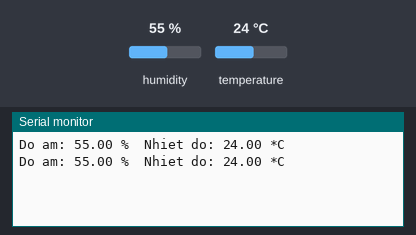
A sketch run on a simulated ESP32. On the bench: the last lines printed to the serial monitor. The test bench sets the inputs (shaded band); at power-on: humidity 55 %, temperature 24 °C.

Above: at 4.8 s.
4.9 s: humidity set to 22 %
At 6.4 s:
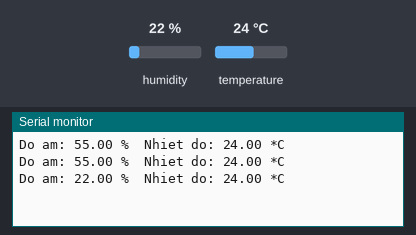
7.9 s: temperature set to 12 °C
At 9.3 s:
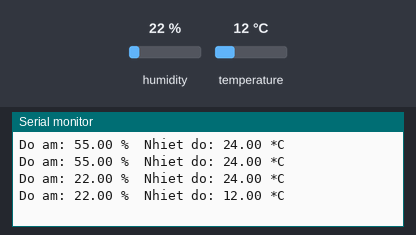
10.9 s: humidity set to 40 %
At 12.8 s:
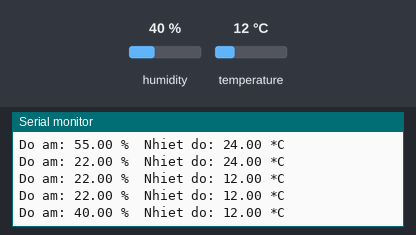
Timing chart, 0 to 14.3 s (numbered marks = the images above; inputs shaded):
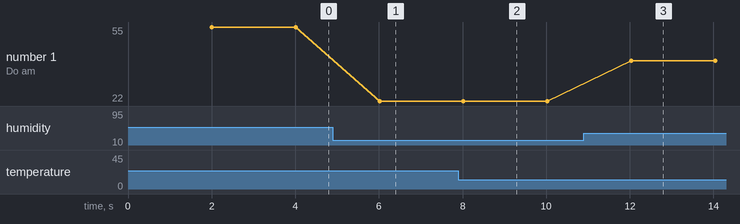

Measured:
- after the input at 4.9 s, the serial monitor: prints a new line after 1.1 s (image 1)
- after the input at 7.9 s, the serial monitor: prints a new line after 0.12 s (image 2)
- after the input at 10.9 s, the serial monitor: prints a new line after 1.1 s (image 3)
- plotted number 1: 55 → 22 after the input at 4.9 s, 22 → 40 after the input at 10.9 s

The sketch:

sketch.ino
```cpp
#include "DHT.h"

#define DHTPIN 4     // Chân kết nối dữ liệu từ cảm biến
#define DHTTYPE DHT22 // Định nghĩa loại cảm biến (DHT22 trên Wokwi)

DHT dht(DHTPIN, DHTTYPE);

void setup() {
  Serial.begin(115200);
  dht.begin();
}

void loop() {
  // Chờ 2 giây giữa các lần đọc
  delay(2000);

  // Đọc độ ẩm
  float h = dht.readHumidity();
  // Đọc nhiệt độ tính theo độ C
  float t = dht.readTemperature();

  // Kiểm tra xem việc đọc có bị lỗi không
  if (isnan(h) || isnan(t)) {
    Serial.println("Loi doc du lieu tu cam biến DHT!");
    return;
  }

  // Hiển thị kết quả lên Serial Monitor
  Serial.print("Do am: ");
  Serial.print(h);
  Serial.print(" %\t");
  Serial.print("Nhiet do: ");
  Serial.print(t);
  Serial.println(" *C");
}
```
